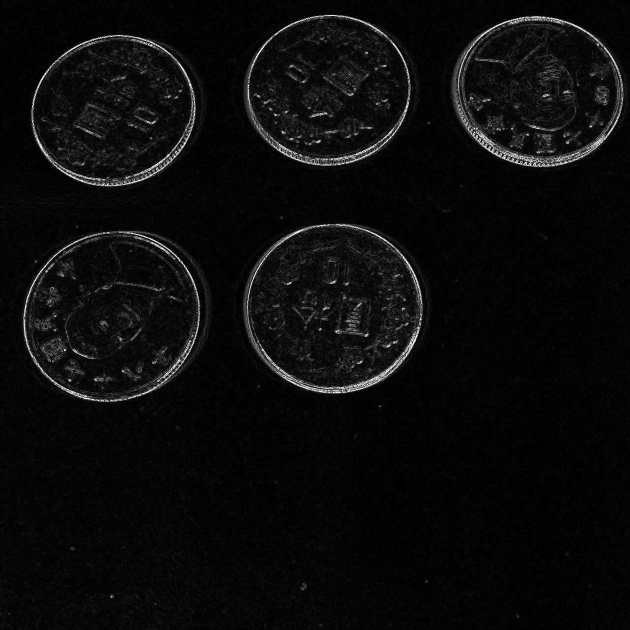
#> input picture coin_svm/sobel/2.jpg, 1260 x 1260 px, found by its file name (shown at 1/2 size)
$ python coin_svm.py   (older library calls are emulated)
#> lines starting #> are read from the running program, lines starting #| are printed output that depends on the picture
import numpy as np
import cv2
from PIL import Image
from glob import glob
from sklearn.decomposition import PCA
from sklearn import svm
from skimage import data, color, exposure
#=================Sobel================#
def sobel(image,k):
    image = cv2.cvtColor(image, cv2.COLOR_BGR2GRAY)
    image=cv2.resize(image,(1260,1260))
    sobelX = cv2.Sobel(image, cv2.CV_64F, 1, 0)
    sobelY = cv2.Sobel(image, cv2.CV_64F, 0, 1)
    sobelX = np.uint8(np.absolute(sobelX))
    sobelY = np.uint8(np.absolute(sobelY))
    sobelCombined = cv2.bitwise_or(sobelX, sobelY)
    cv2.imwrite('C:/Python27/coin_svm/sobel/' + np.str(k) + '.jpg'  , sobelCombined)
    cv2.resizeWindow('coin', 1260, 1260)
    cv2.imshow('coin1', sobelCombined)
    cv2.waitKey(0)

#=================Crop===============#
def crop_test():
    k=1
    img = Image.open('C:/Python27/coin_svm/sobel/2.jpg')
#> img is the input picture: PIL image 1260x1260 L; min 0, max 255, mean 11.3
    for a in range(3):
        for b in range(3):
            box=(0 + b * 420, 0 + a * 420, 420 + b * 420, 420 + a * 420)
            resize = img.crop(box)
            resize.save('C:/Python27/coin_svm/crop/ '+np.str(k)+'.jpg')
            k = k + 1
#> this loop made 3 passes
#> pass 1, in crop_test, `resize.save('C:/Python27/coin_svm/crop/ '+np.str(k)+'.jpg')`:
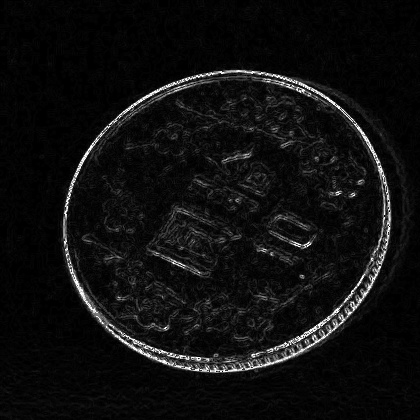
#> saved as  1.jpg: PIL image 420x420 L; min 0, max 255, mean 15.4
#> pass 1, in crop_test, `resize.save('C:/Python27/coin_svm/crop/ '+np.str(k)+'.jpg')`:
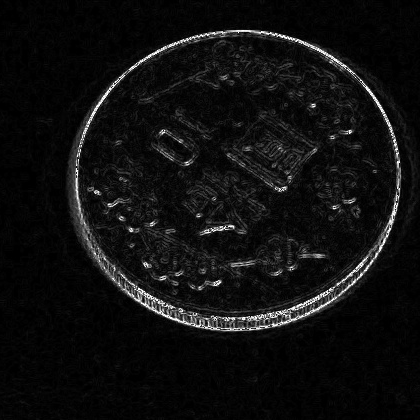
#> saved as  2.jpg: PIL image 420x420 L; min 0, max 255, mean 15.4
#> pass 1, in crop_test, `resize.save('C:/Python27/coin_svm/crop/ '+np.str(k)+'.jpg')`:
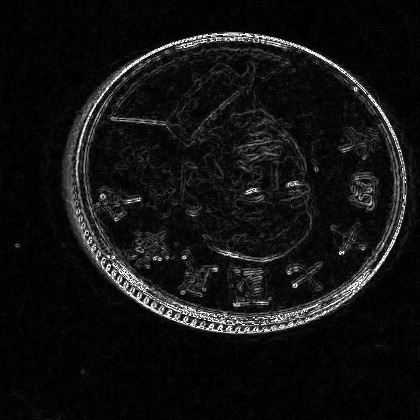
#> saved as  3.jpg: PIL image 420x420 L; min 0, max 255, mean 18.3
#> pass 2, in crop_test, `resize.save('C:/Python27/coin_svm/crop/ '+np.str(k)+'.jpg')`:
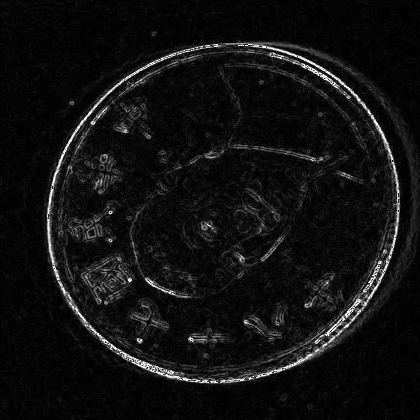
#> saved as  4.jpg: PIL image 420x420 L; min 0, max 255, mean 17.3
#> after the loop:
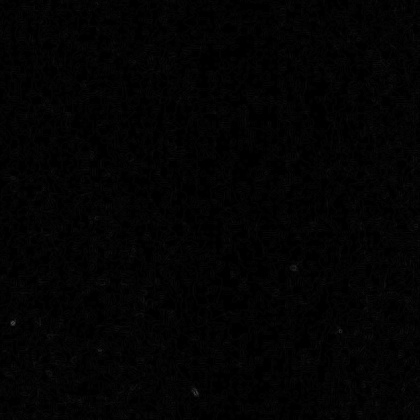
#> resize: PIL image 420x420 L; min 0, max 64, mean 3
#> after the loop, k = 10
crop_test()

all_data_set = []
all_data_label = []
PICTURE_pos =  "C:/Python27/coin_svm/pos"
def get_pos():
        for name in glob(PICTURE_pos + "\\*.jpg"):
            img = Image.open(name)
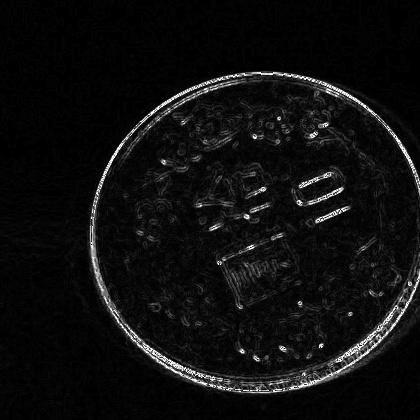
#> input picture coin_svm/pos/1.jpg, 420 x 420 px
#> img is the input picture: PIL image 420x420 L; min 0, max 255, mean 14.8
            img= img.convert('L')
            img = list(img.getdata())
#> img = 176400 items
            all_data_set.append(img)
            all_data_label.append(1)
get_pos()
PICTURE_neg =  "C:/Python27/coin_svm/neg"
def get_neg():
    label = 1
    if (label <= 6): #
        for name in glob(PICTURE_neg + "\\*.jpg"):
            img = Image.open(name)
            img= img.convert('L')
            img = list(img.getdata())
            all_data_set.append(img)
            all_data_label.append(0)
            label += 1
get_neg()
PICTURE_test =  "C:/Python27/coin_svm/test"
test=[]
def get_test():
        for name in glob(PICTURE_test + "\\*.jpg"):
            img = Image.open(name)
            img= img.convert('L')
            img = list(img.getdata())
            test.append(img)
get_test()


X = np.array(all_data_set)
Y = np.array(all_data_label)
#> Y = [1, 1, 1]
test=np.array(test)
#> test = empty array
#=================SVM================#
clf = svm.SVC()
#> (the run stopped early here; a loop or call above may not have finished)
